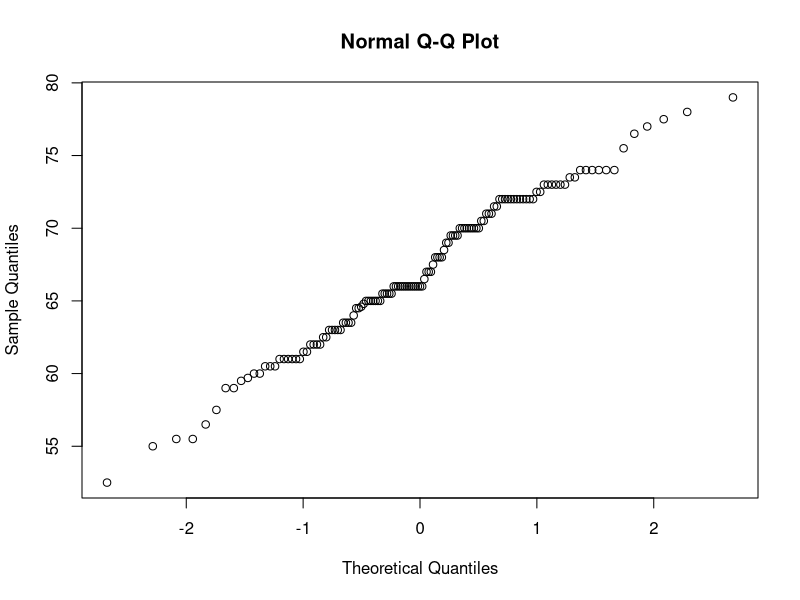
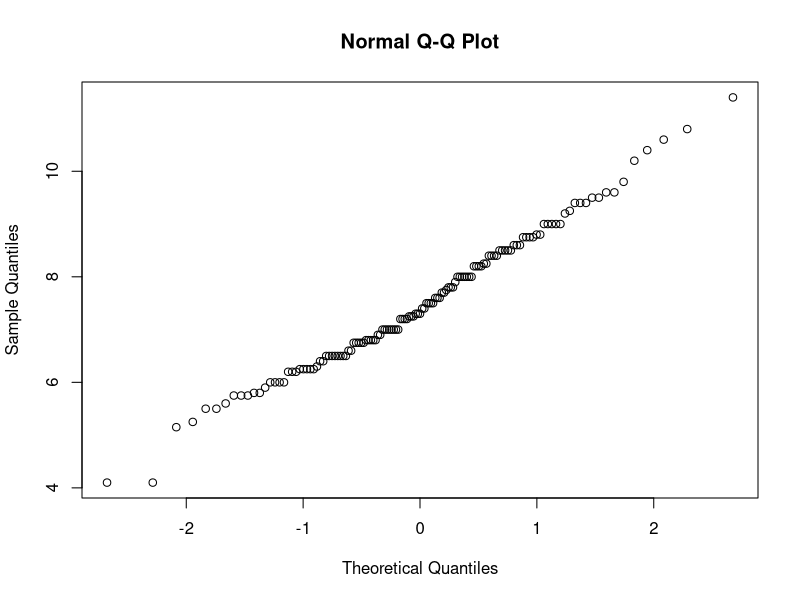
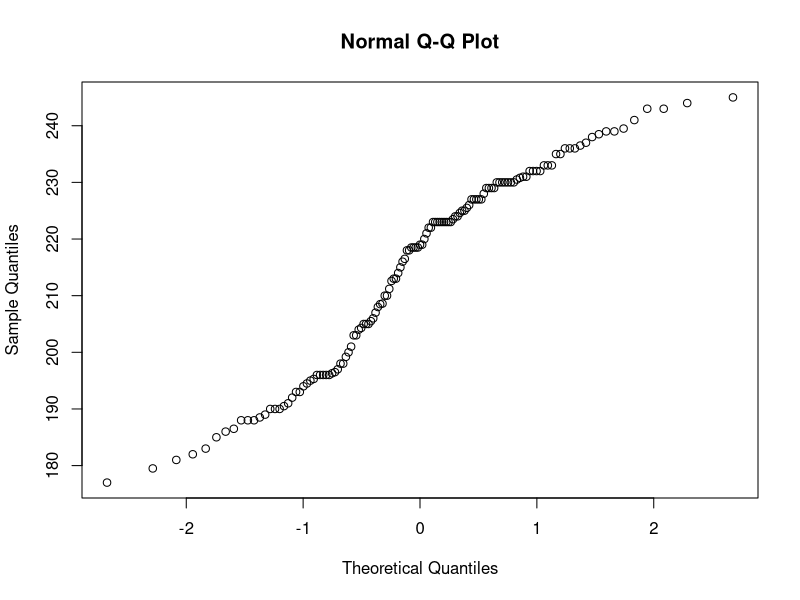
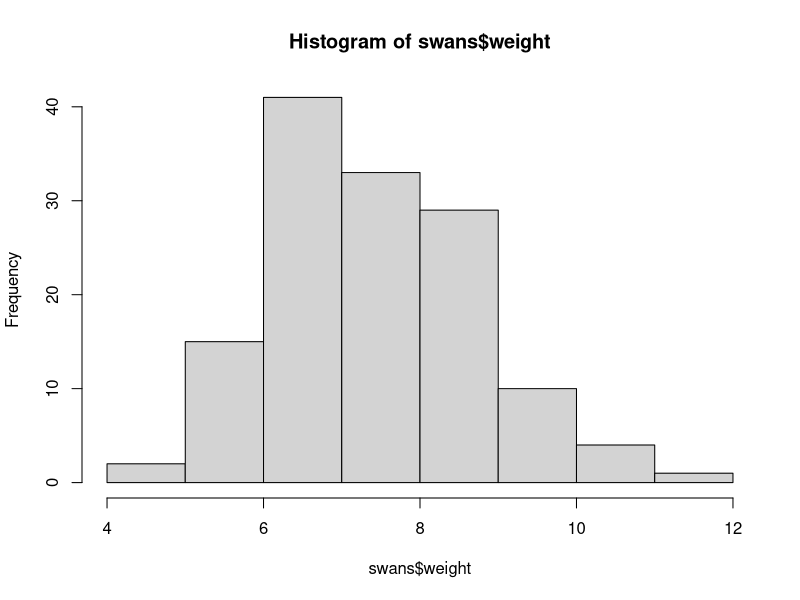
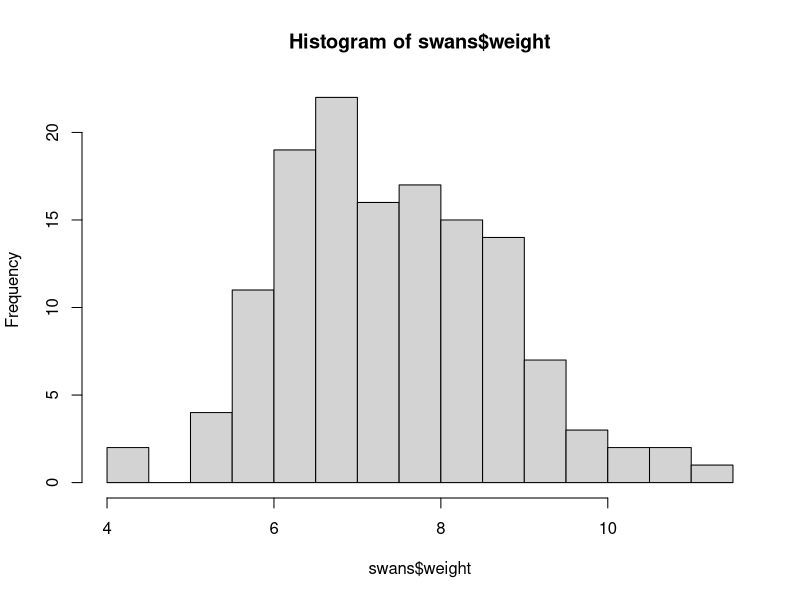
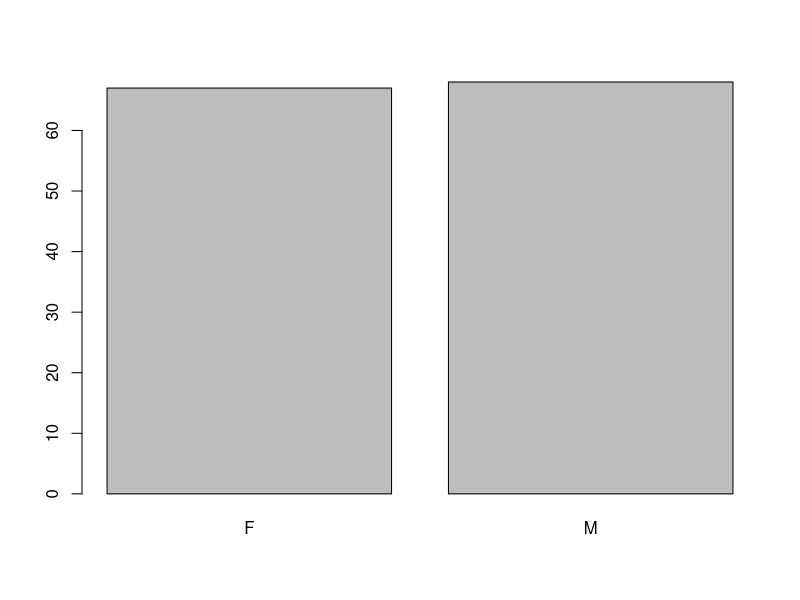
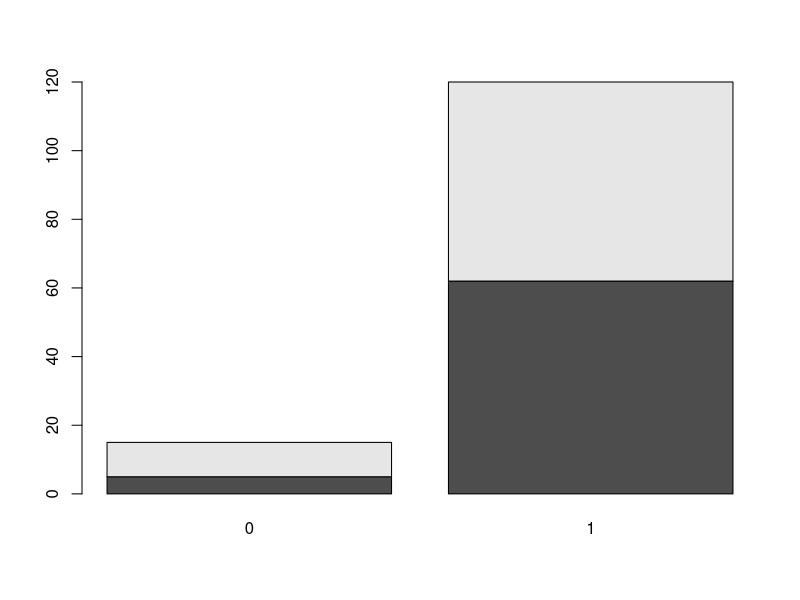
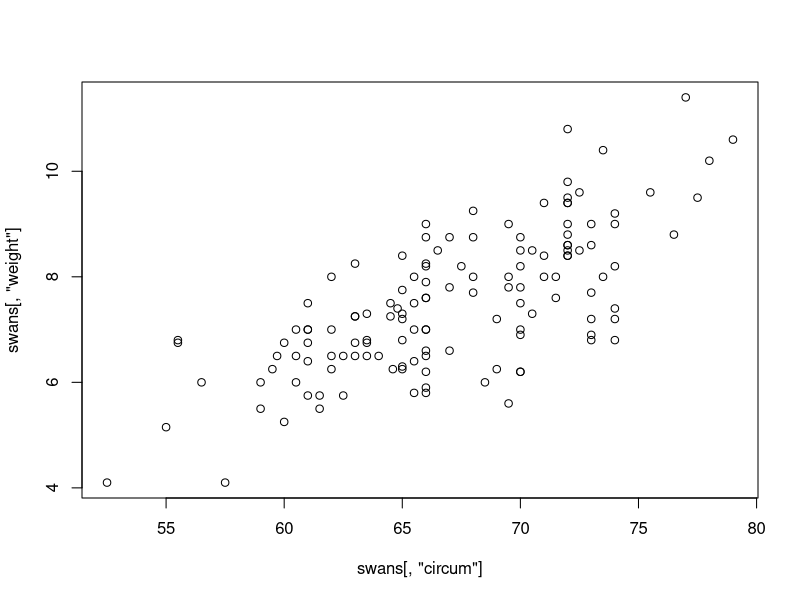

The R source for these figures, in order: (Note: this script raises an error after producing the figures.)
#######################
# Section 1, Stat 139 #
#   More R Practice   #
#      9/9/15         #
#    Reagan Rose      #
#######################
# read in the data from the file "swans.dat", which has a header row, so
# the first 5 rows look like:
#
#   circum   weight   wingspan   cwidth   cheight   spec     age     sex
#   75.5      9.6      228.0     25.5      20.5       0       1       M
#   72.0     10.8      233.0     24.5      19.5       0       1       M
#   69.5      5.6      218.5     24.0      17.5       0       1       F
#   72.0      9.8      218.0     24.5      19.0       0       1       F
#
swans=read.table("swans.dat",header=T)
#
# we can look at the data using
swans
# subset it using
swans[2,] # the second row
swans[,3] # the third column
swans[2,3] # the entry in the second row and third column
swans[swans[,6]==1,] # all swans with 6th col==1
swans[swans$sex=="F",] # all female swans
swans[swans$weight>10,] # all swans weighing more than 10 kg
#
# we can copy:
swanscopy = swans
#
# and transform:
swanscopy$cheight = log(swanscopy$cheight)
#
# we can compute summary statistics:
summary(swans)
mean(swans)
var(swans)
# OK, so it does not like the categorical variable, and we need to do:
var(swans[,1:5])
# the above matrix is a COVARIANCE matrix, the one below is a CORRELATION matrix:
cor(swans[,1:5])
#
# we can summarize the categorical variables:
table(swans$sex)
table(swans$sex,swans$age)
# 
# we can do normal probability plots:
qqnorm(swans$circum)
qqnorm(swans$weight)
qqnorm(swans$wingspan)
#
# do stem-and-leaf plots:
stem(swans$weight)
#
# and histograms:
hist(swans$weight)
hist(swans$weight,breaks=20)
#
# barcharts for categorical variables:
barplot(table(swans$sex))
barplot(table(swans$sex,swans$age))
#
# we can do bivariate plots, e.g. plot weight versus circumference:
plot(swans[,"circum"],swans[,"weight"])
#
# or:
plot(swans$circum,swans$weight)
#
# plot only the female swans:
plot(swans[swans$sex=="F",]$circum,swans[swans$sex=="F",]$weight)
#
# plot all the swans but use M or F for the symbol:
plot(swans$circum,swans$weight,type="n")
text(swans$circum,swans$weight,swans$sex)
#
# and we can even use color:
plot(swans$circum,swans$weight,col=as.numeric(swans$sex))
#
# note that as.numeric(swans$sex) assigns numbers to the levels of 
# the categorical variable in alphabetical order, so that
# "M" is converted to 2 and "F" is converted to 1.
# We can change the colors to be whatever we like, in the following way:
#
plot(swans$circum,swans$weight,col=c("magenta","blue")[as.numeric(swans$sex)])
#
# and the available color names can be seen using the command:
# 
colors()
# 
# to compare male and female swans we can do a side-by-side boxplot:
boxplot(circum~sex,data=swans)
# to look at all variables we can do a pairs plot:
pairs(swans)
# which is silly for the categoricals, so just do:
#
pairs(~circum+weight+wingspan+cwidth+cheight,data=swans)
#
# and we can color this one too:
pairs(~circum+weight+wingspan+cwidth+cheight,data=swans,
	col=c("magenta","blue")[as.numeric(swans$sex)])
#
# We can fit a linear model:
swans.reg1 = lm(weight~circum,data=swans)
#
# do the scatterplot and superimpose the regression line
plot(swans$circum,swans$weight,col=c("magenta","blue")[as.numeric(swans$sex)])
abline(swans.reg1)
#
# we could do the regression separately for boys and girls:
swans.reg1F = lm(weight~circum,data=swans[swans$sex=="F",])
swans.reg1M = lm(weight~circum,data=swans[swans$sex=="M",])
plot(swans$circum,swans$weight,col=c("magenta","blue")[as.numeric(swans$sex)])
abline(swans.reg1F,col="magenta")
abline(swans.reg1M,col="blue")
# 
# or fit a multiple regression:
swans.reg = lm(weight~circum+wingspan+cwidth+cheight+sex,data=swans)
#
# and we can plot weight versus wingspan and put the regression line on the plot:
summary(swans.reg)
plot(swans.reg)

